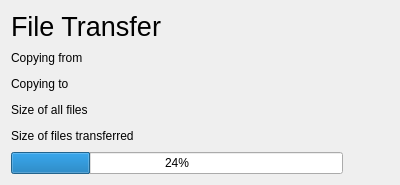
<?xml version="1.0" encoding="UTF-8"?>
<ui version="4.0">
 <class>transferWindow</class>
 <widget class="QDialog" name="transferWindow">
  <property name="geometry">
   <rect>
    <x>0</x>
    <y>0</y>
    <width>400</width>
    <height>185</height>
   </rect>
  </property>
  <property name="windowTitle">
   <string>File Transfer</string>
  </property>
  <property name="windowIcon">
   <iconset theme="system-file-manager">
    <normaloff>.</normaloff>.</iconset>
  </property>
  <layout class="QVBoxLayout" name="verticalLayout">
   <item>
    <widget class="QLabel" name="label">
     <property name="font">
      <font>
       <pointsize>20</pointsize>
      </font>
     </property>
     <property name="text">
      <string>File Transfer</string>
     </property>
    </widget>
   </item>
   <item>
    <widget class="QLabel" name="copyFrom">
     <property name="sizePolicy">
      <sizepolicy hsizetype="Ignored" vsizetype="Preferred">
       <horstretch>0</horstretch>
       <verstretch>0</verstretch>
      </sizepolicy>
     </property>
     <property name="text">
      <string>Copying from</string>
     </property>
    </widget>
   </item>
   <item>
    <widget class="QLabel" name="copyTo">
     <property name="sizePolicy">
      <sizepolicy hsizetype="Ignored" vsizetype="Preferred">
       <horstretch>0</horstretch>
       <verstretch>0</verstretch>
      </sizepolicy>
     </property>
     <property name="text">
      <string>Copying to</string>
     </property>
    </widget>
   </item>
   <item>
    <widget class="QLabel" name="allFileSizes">
     <property name="sizePolicy">
      <sizepolicy hsizetype="Ignored" vsizetype="Preferred">
       <horstretch>0</horstretch>
       <verstretch>0</verstretch>
      </sizepolicy>
     </property>
     <property name="text">
      <string>Size of all files</string>
     </property>
    </widget>
   </item>
   <item>
    <widget class="QLabel" name="fileSizes">
     <property name="sizePolicy">
      <sizepolicy hsizetype="Ignored" vsizetype="Preferred">
       <horstretch>0</horstretch>
       <verstretch>0</verstretch>
      </sizepolicy>
     </property>
     <property name="text">
      <string>Size of files transferred</string>
     </property>
    </widget>
   </item>
   <item>
    <layout class="QHBoxLayout" name="horizontalLayout">
     <item>
      <widget class="QProgressBar" name="progressBar">
       <property name="value">
        <number>24</number>
       </property>
      </widget>
     </item>
     <item>
      <widget class="QPushButton" name="pushButton">
       <property name="text">
        <string/>
       </property>
       <property name="icon">
        <iconset theme="dialog-cancel">
         <normaloff>.</normaloff>.</iconset>
       </property>
       <property name="flat">
        <bool>true</bool>
       </property>
      </widget>
     </item>
    </layout>
   </item>
  </layout>
 </widget>
 <resources/>
 <connections/>
</ui>
